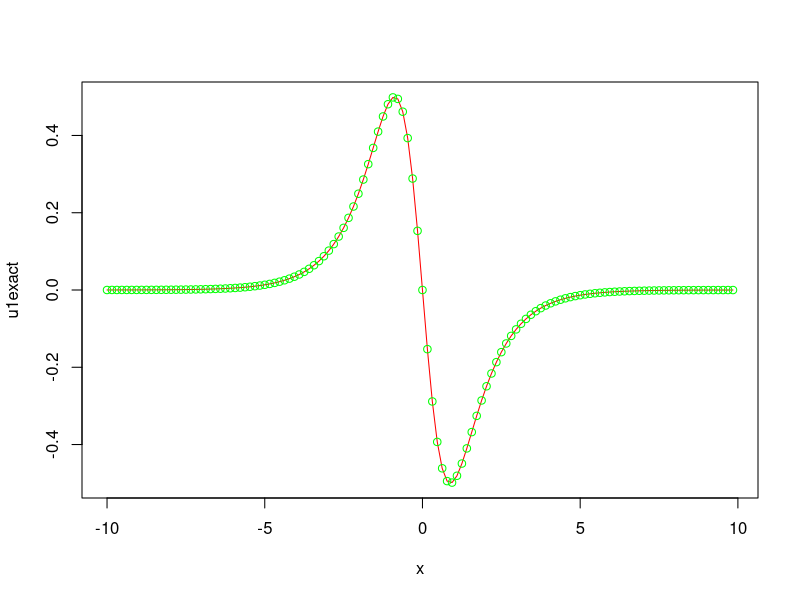
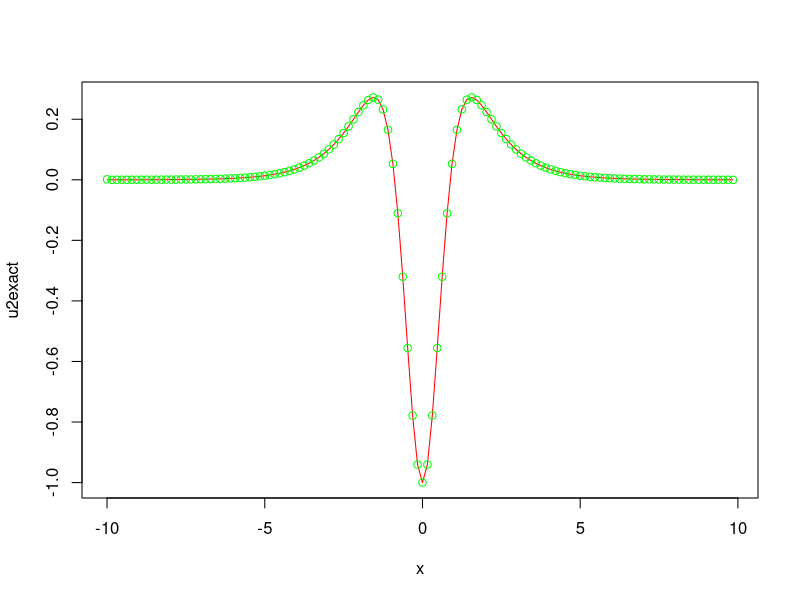

These charts were generated, in order, by the following R code:
# Computational Methods of data analysis
# Source : page 255

############################ SOURCE ####################
#  clear all; close all; % clear all variables and figures
#  L=20; % define the computational domain [-L/2,L/2]
#  n=128; % define the number of Fourier modes 2^n
#  x2=linspace(-L/2,L/2,n+1); % define the domain discretization
#   x=x2(1:n); % consider only the first n points: periodicity
#   dx=x(2)-x(1); % dx value needed for finite difference
#   u=sech(x); % function to take a derivative of
#   ut=fft(u); % FFT the function
#   k=(2*pi/L)*[0:(n/2-1) (-n/2):-1]; % k rescaled to 2pi domain
#   % FFT calculation of derivatives
#   ut1=i*k.*ut; % first derivative
#   ut2=-k.*k.*ut; % second derivative
#   u1=real(ifft(ut1)); u2=real(ifft(ut2)); % inverse transform
#   u1exact=-sech(x).*tanh(x); % analytic first derivative
#   u2exact=sech(x)-2*sech(x).^3; % analytic second derivative
#   % Finite difference calculation of first derivative
#   % 2nd-order accurate
#   ux(1)=(-3*u(1)+4*u(2)-u(3))/(2*dx);
#   for j=2:n-1
#   ux(j)=(u(j+1)-u(j-1))/(2*dx);
#   end
#   ux(n)=(3*u(n)-4*u(n-1)+u(n-2))/(2*dx);
#   % 4th-order accurate
#   ux2(1)=(-3*u(1)+4*u(2)-u(3))/(2*dx);
#   ux2(2)=(-3*u(2)+4*u(3)-u(4))/(2*dx);
#   for j=3:n-2
#   ux2(j)=(-u(j+2)+8*u(j+1)-8*u(j-1)+u(j-2))/(12*dx);
#   end
#   ux2(n-1)=(3*u(n-1)-4*u(n-2)+u(n-3))/(2*dx);

#########################################

L <- 20 # define the computational domain [-L/2, L/2]
n <- 128 #define the number of Fourier modes 2^n

#x2 <- seq(from=-L/2, to = L/2, length.out = n+1) # define the domain discretization
x2 <- seq(from= -L/2, to = L/2, length.out = n+1)

x <- x2[1:n] # consider only the first n points: periodicity
dx <- x[2]-x[1] #dx value needed for finite difference

sech = function(a){ 1/cosh(a)}
u <- sech(x) # function to take a derivative of
ut <- fft(u) # FFT the function

k <- (2*pi/L)*c(0:(n/2-1),(-n/2):-1) # k rescaled to 2*pi domain

# FFT calculation of derivatives
i <- 0+1i # in R, i is not defined directly the way of use is 0+1i
ut1 <- i*k *ut   # first derivative
ut2 <- (i*k)^2 * ut # second derivative

u1 <- Re(fft(ut1,inverse=T))/n #inversing the transformation
u2 <- Re(fft(ut2,inverse=T))/n #inversing the transformation

u1exact <- -sech(x)*tanh(x) #analytic first derivative
u2exact <- sech(x)-2*sech(x)^3 # analytic second derivative

plot(x,u1exact,type='l',col='red')
points(x,u1,col='green')
plot(x,u2exact,type='l',col='red')
points(x,u2,col='green')